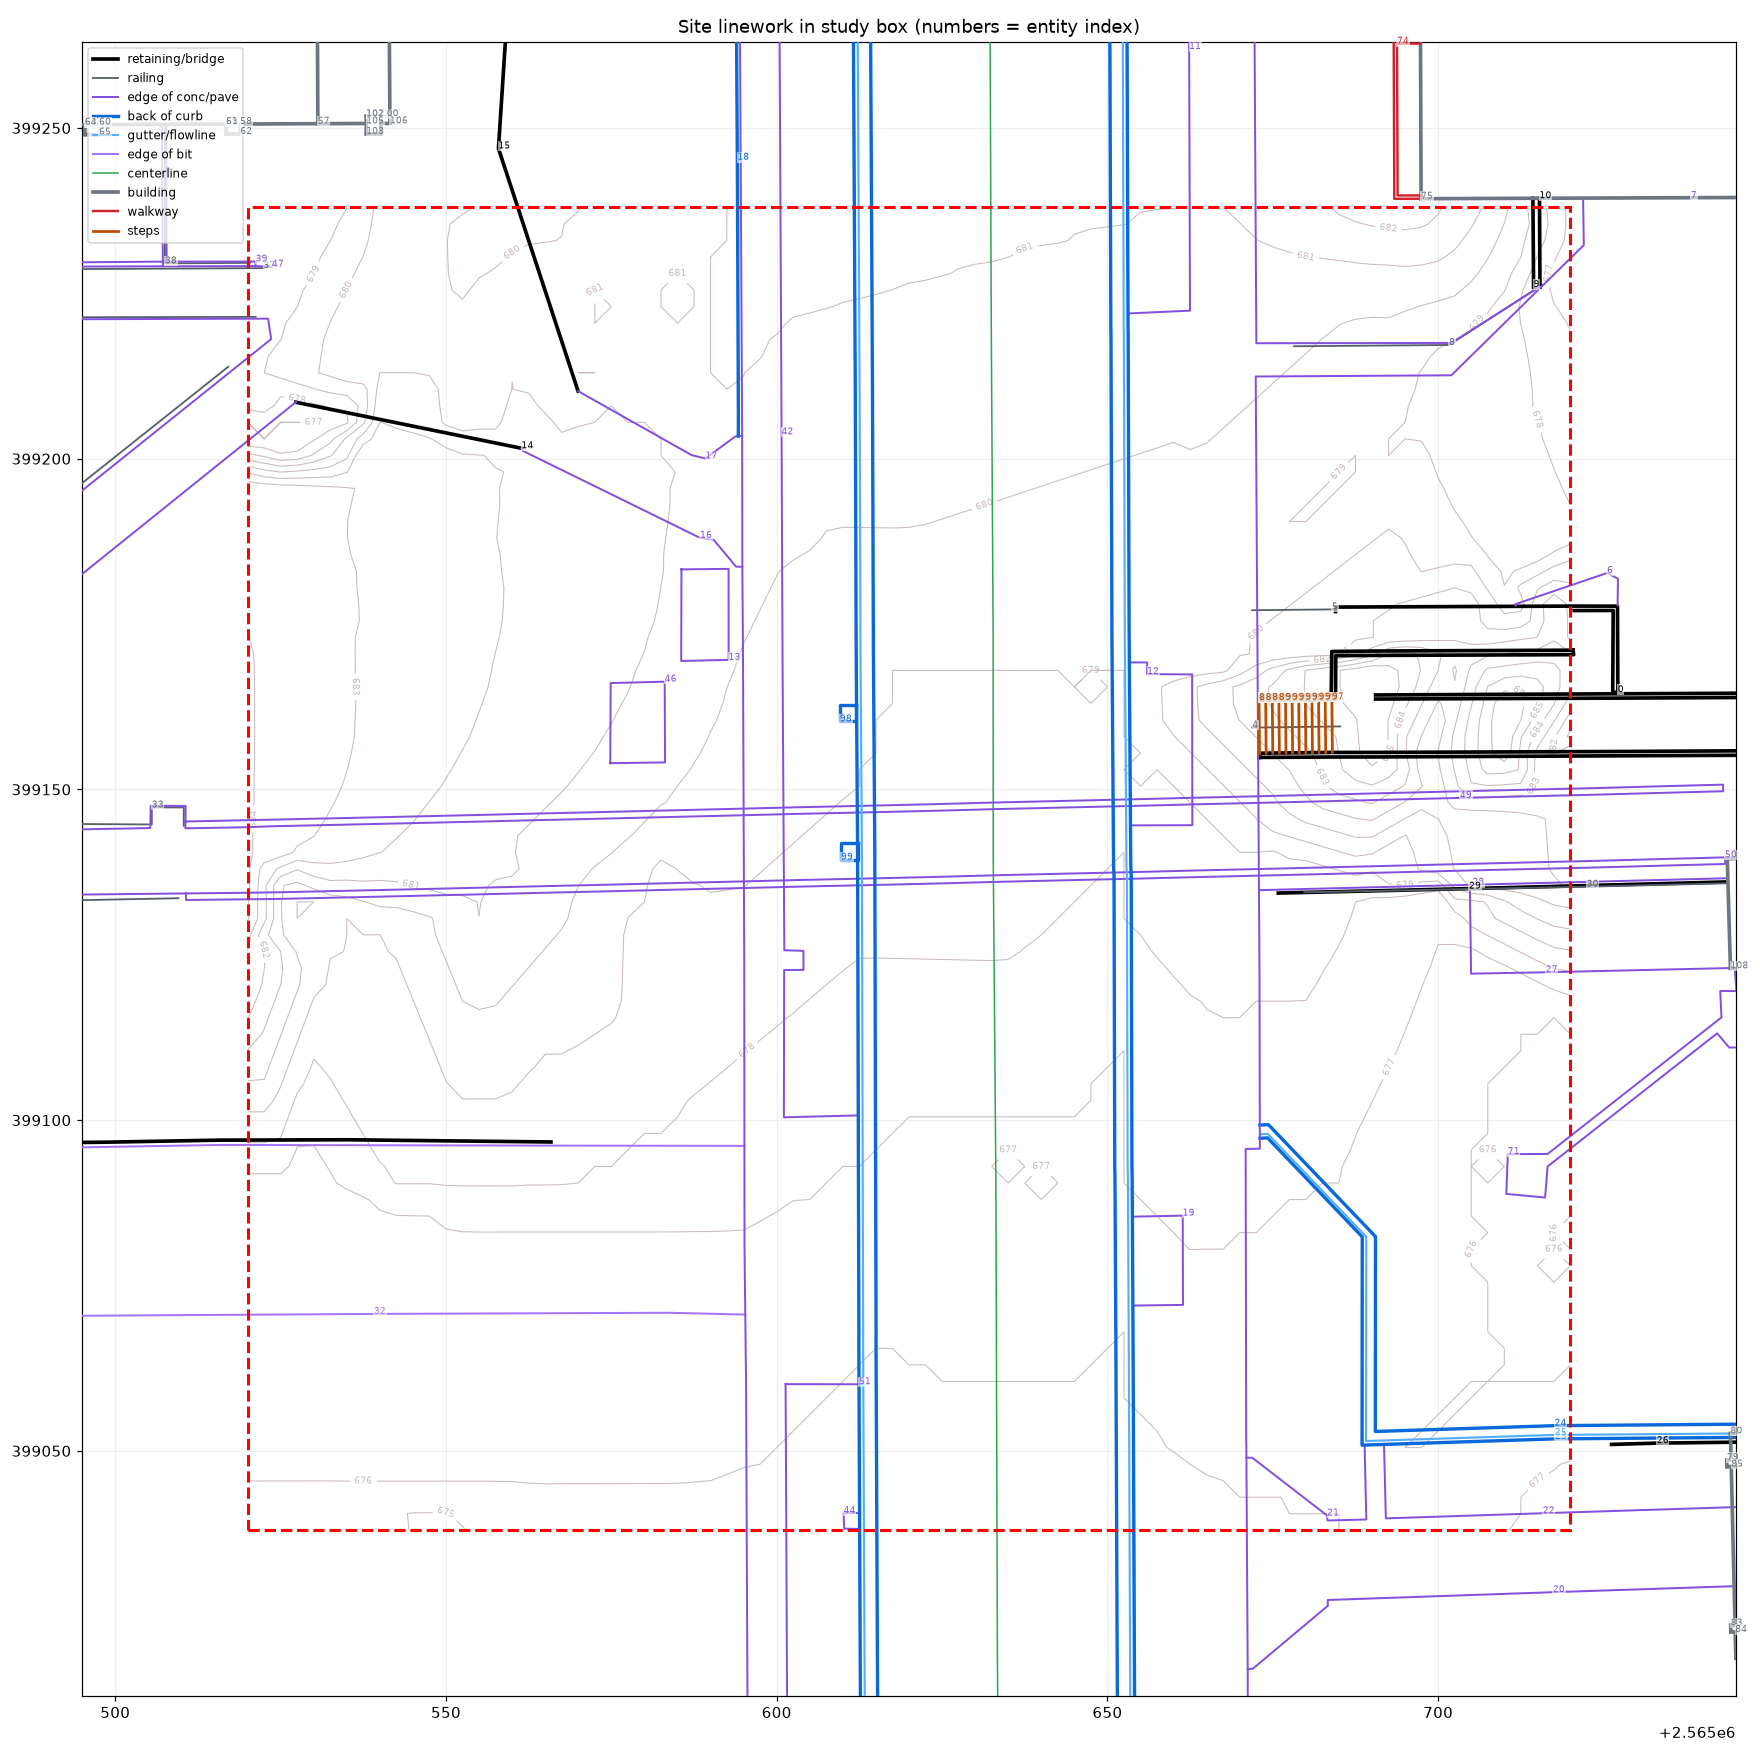

Here is the Python script that generated this plot:
#!/usr/bin/env python3
"""Extract + plot the site linework inside the study box, with IDs, so the
road / sidewalk / bridge elements can be identified."""
import matplotlib; matplotlib.use("Agg")
import matplotlib.pyplot as plt
import numpy as np, ezdxf, topo, json

CX, CY, HALF = 2565620.0, 399138.0, 100.0
X0, X1, Y0, Y1 = CX-HALF, CX+HALF, CY-HALF, CY+HALF
PAD = 25

WANT = {
    "C-EP-BOC-E":  ("back of curb",      "#0969da", 2.2),
    "C-EP-GTR-E":  ("gutter/flowline",   "#54aeff", 1.4),
    "C-EP-EDC-E":  ("edge of conc/pave", "#8250df", 1.3),
    "C-EP-EOB-E":  ("edge of bit",       "#a475f9", 1.3),
    "C-EA-WW-E":   ("walkway",           "#cf222e", 1.6),
    "C-EA-STP-E":  ("steps",             "#bc4c00", 1.8),
    "C-EF-RET-E":  ("retaining/bridge",  "#000000", 2.4),
    "C-EF-RAIL-E": ("railing",           "#57606a", 1.2),
    "C-EA-BCR-E":  ("building",          "#6e7781", 2.4),
    "C-EP-CLC-E":  ("centerline",        "#2da44e", 1.0),
}

def clip_ok(pl):
    xs=[p[0] for p in pl]; ys=[p[1] for p in pl]
    return not (max(xs)<X0-PAD or min(xs)>X1+PAD or max(ys)<Y0-PAD or min(ys)>Y1+PAD)

doc = ezdxf.readfile(topo.EXST)
out = []
for e in doc.modelspace():
    lay = e.dxf.layer.split("$")[-1]
    if lay not in WANT: continue
    pl = topo.entity_polyline(e)
    if not pl or len(pl) < 2 or not clip_ok(pl): continue
    out.append({"layer": lay, "type": e.dxftype(), "pts": [[round(x,3), round(y,3)] for x,y in pl]})

# merge collinear-ish fragments per layer into chains for readability
print(f"{len(out)} entities captured")
by = {}
for o in out: by.setdefault(o["layer"], []).append(o)
for lay in sorted(by):
    print(f"  {lay:<14} {WANT[lay][0]:<20} n={len(by[lay])}")

json.dump(out, open("site_lines.json","w"))

fig, ax = plt.subplots(figsize=(16,16))
d = np.load("terrain.npz")
cs = ax.contour(d["gx"], d["gy"], d["Z"], levels=np.arange(672,690,1),
                colors="#cbb", linewidths=0.7, zorder=0)
ax.clabel(cs, fmt="%d", fontsize=6)

seen=set()
for i,o in enumerate(out):
    lay=o["layer"]; nm,c,lw = WANT[lay]
    P=np.array(o["pts"])
    ax.plot(P[:,0],P[:,1],color=c,lw=lw,zorder=3,label=nm if lay not in seen else None)
    seen.add(lay)
    mid=P[len(P)//2]
    ax.annotate(str(i), mid, fontsize=6, color=c, zorder=8,
                bbox=dict(fc="white",ec="none",alpha=0.6,pad=0.4))

ax.add_patch(plt.Rectangle((X0,Y0),2*HALF,2*HALF,fill=False,ec="red",lw=2,ls="--",zorder=10))
ax.set_xlim(X0-PAD,X1+PAD); ax.set_ylim(Y0-PAD,Y1+PAD); ax.set_aspect("equal")
ax.legend(loc="upper left",fontsize=8); ax.grid(alpha=0.2)
ax.set_title("Site linework in study box (numbers = entity index)")
plt.tight_layout(); plt.savefig("site_lines.png",dpi=110)
print("saved site_lines.png")
